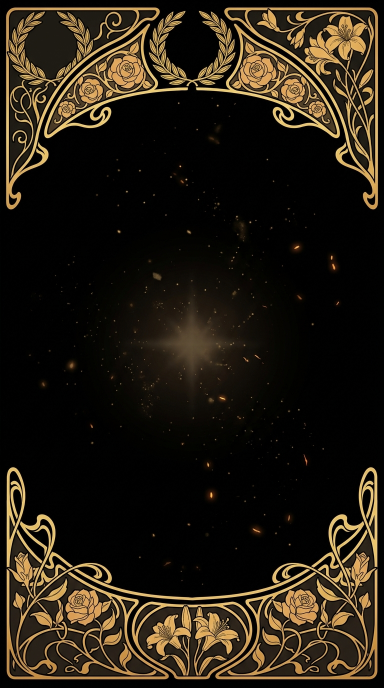
#> input picture apps/solara/diagnosis-bg/ceremony.png, 768 x 1376 px (shown at 1/2 size); its folder holds 4 pictures in this run
$ python convert_to_webp.py
#> lines starting #> are read from the running program, lines starting #| are printed output that depends on the picture
"""
Solara 称号診断 背景画像 PNG → WebP 変換 + assets 配置

part_X_<name>.png → assets/diagnosis-bg/part_X.webp
(Flutter コードと合わせるためファイル名を `part_<num>.webp` に簡素化)

長辺 1080px、品質 80。

Usage: python convert_to_webp.py
"""

import re
from pathlib import Path
from PIL import Image

SRC_DIR = Path(__file__).resolve().parent
DST_DIR = SRC_DIR.parent / "assets" / "diagnosis-bg"
DST_DIR.mkdir(parents=True, exist_ok=True)

MAX_DIM = 1080
QUALITY = 80

part_pattern = re.compile(r"^part_(\d+)(?:_.*)?$")
# シーン背景は filename と同じで OK
SCENE_NAMES = {"ceremony", "intro", "forging", "reveal", "share_card_bg", "share_card_bg_shadow"}

converted = []
for png in sorted(SRC_DIR.glob("*.png")):
    stem = png.stem
    if stem in SCENE_NAMES:
        dst = DST_DIR / f"{stem}.webp"
    else:
        m = part_pattern.match(stem)
        if not m:
            print(f"skip: {png.name} (unknown pattern)")
            continue
        part_num = m.group(1)
        dst = DST_DIR / f"part_{part_num}.webp"

    img = Image.open(png)
#> img is the input picture: PIL image 768x1376 RGB; mean R, G, B 36.8, 29.4, 18.2
    w, h = img.size
#> w = 768; h = 1376
    if max(w, h) > MAX_DIM:
        if w > h:
            new_w, new_h = MAX_DIM, int(h * MAX_DIM / w)
        else:
            new_w, new_h = int(w * MAX_DIM / h), MAX_DIM
#> new_w = 602; new_h = 1080
        img = img.resize((new_w, new_h), Image.LANCZOS)
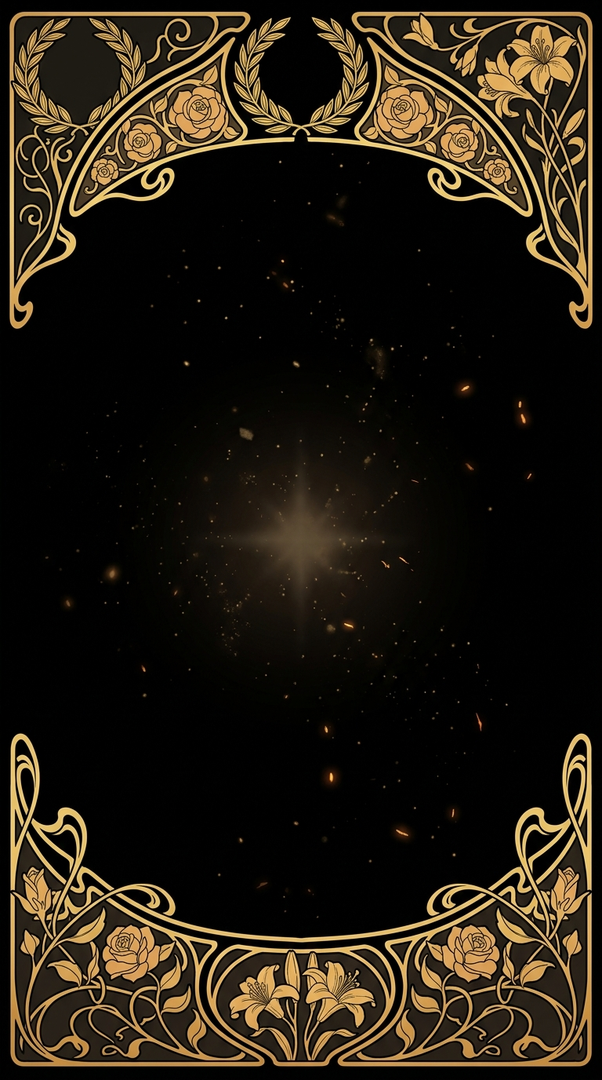
#> img: PIL image 602x1080 RGB; mean R, G, B 36.8, 29.5, 18.5

    img.save(dst, "WEBP", quality=QUALITY, method=6)
    converted.append((png.name, dst.name, dst.stat().st_size))
    print(f"[OK] {png.name} ({png.stat().st_size//1024}KB) -> {dst.name} ({dst.stat().st_size//1024}KB)")
#> pass 2 of the loop `for png in sorted(SRC_DIR.glob("*.png")):`:
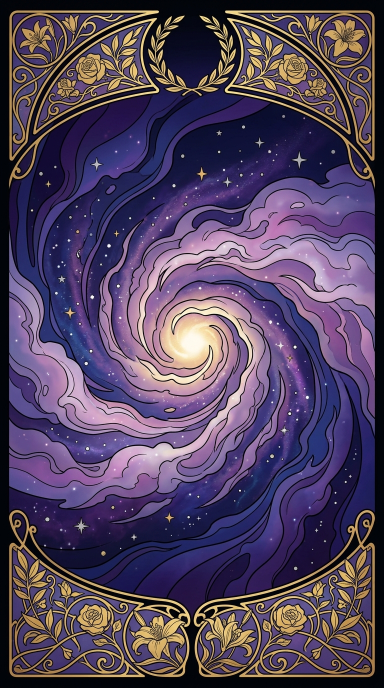
#> input picture apps/solara/diagnosis-bg/forging.png, 768 x 1376 px (shown at 1/2 size)
#> img is the input picture: PIL image 768x1376 RGB; mean R, G, B 83.4, 68.2, 95.7
#> `img = img.resize((new_w, new_h), Image.LANCZOS)`:
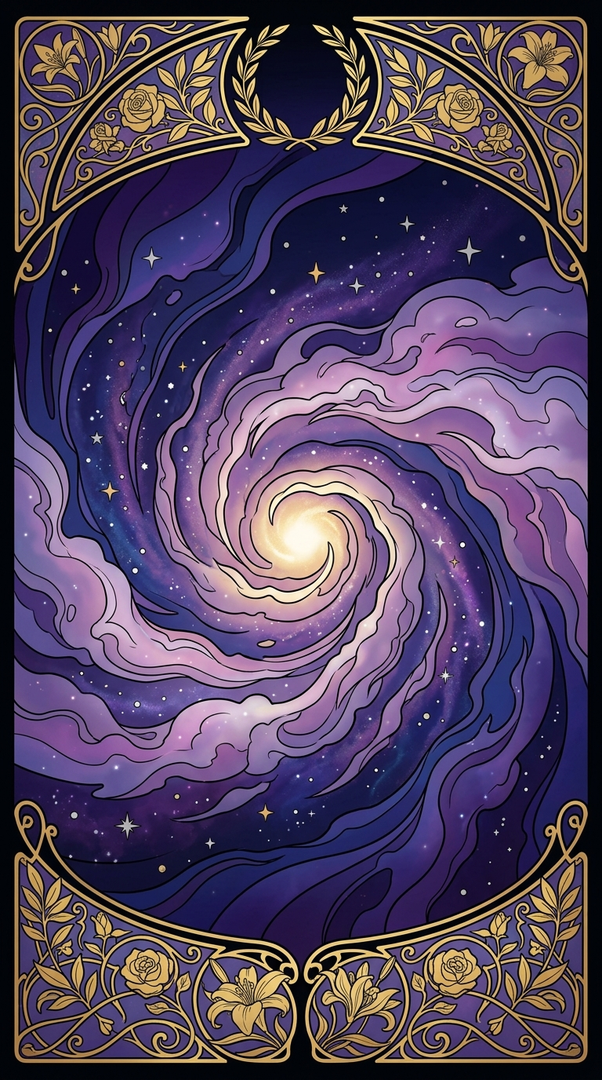
#> img: PIL image 602x1080 RGB; mean R, G, B 83.4, 68.4, 95.8
#> pass 3 of the loop `for png in sorted(SRC_DIR.glob("*.png")):`:
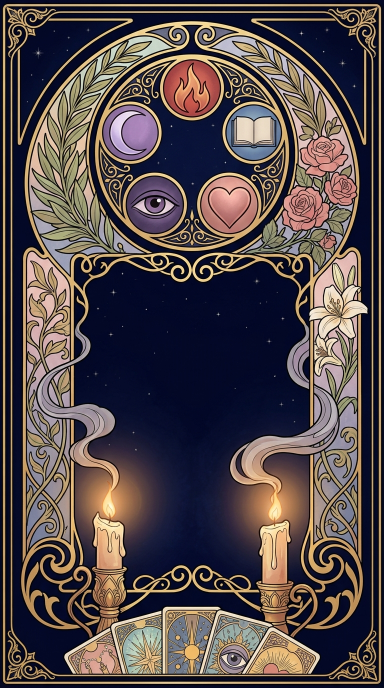
#> input picture apps/solara/diagnosis-bg/intro.png, 768 x 1376 px (shown at 1/2 size)
#> img is the input picture: PIL image 768x1376 RGB; mean R, G, B 84.6, 73.7, 74.9
#> `img = img.resize((new_w, new_h), Image.LANCZOS)`:
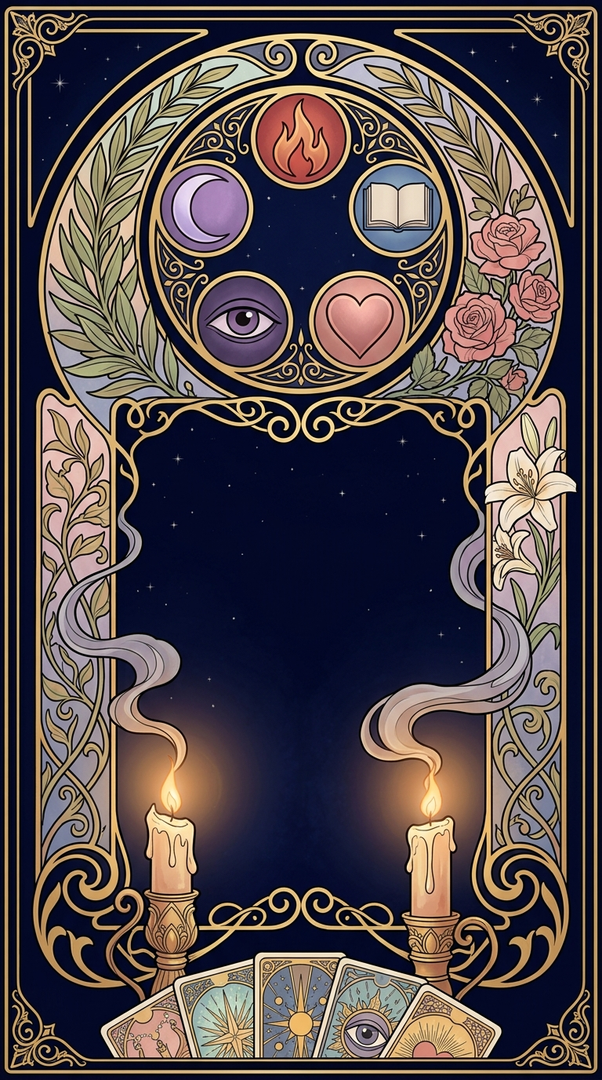
#> img: PIL image 602x1080 RGB; mean R, G, B 84.7, 74, 75.3
#> the loop made 4 passes; the first 3 are shown

print(f"\n=== Summary ===\nConverted: {len(converted)}")
